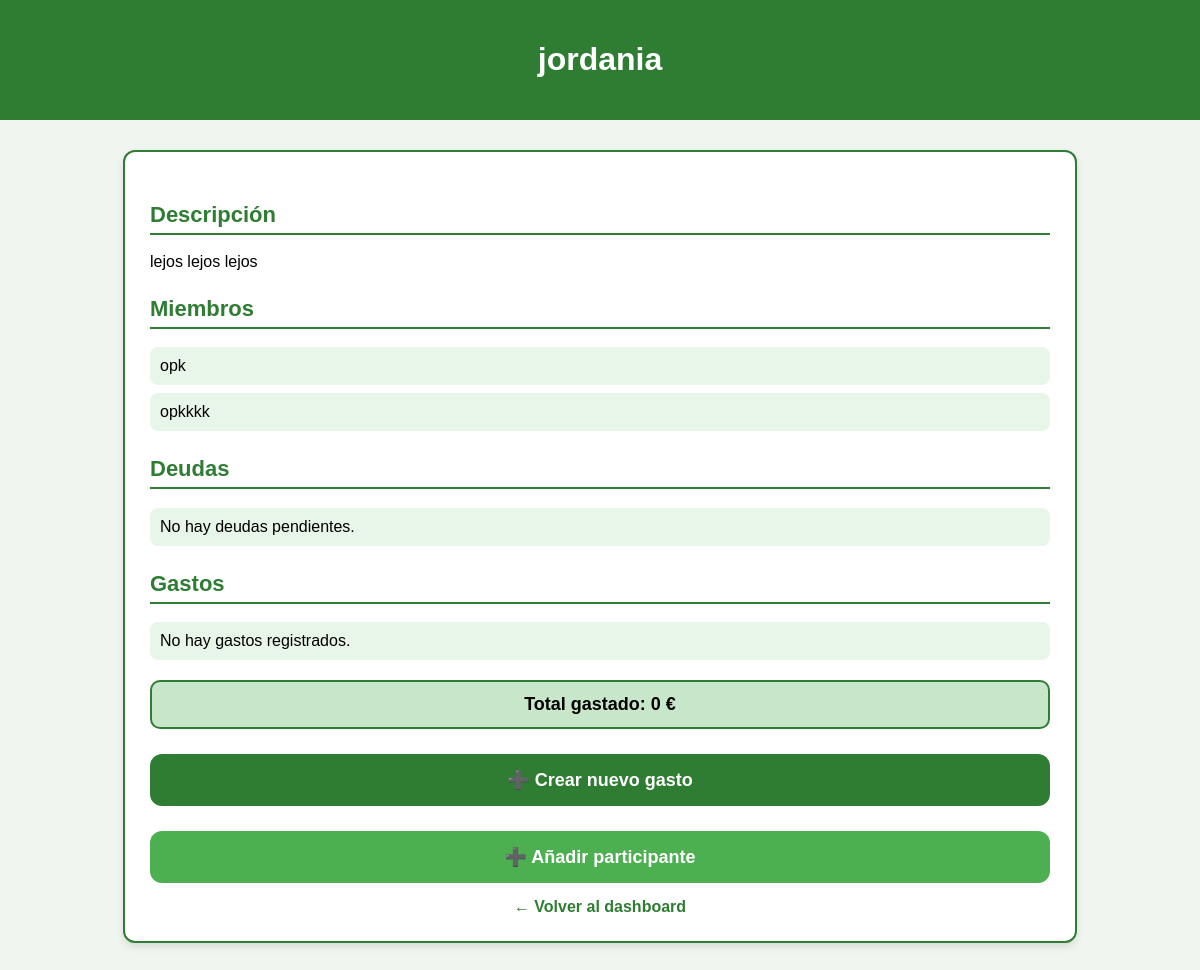
Screenshot of /lugares/12/ with the database file from the repository.
### trips/models.py (models this page shows, shortened)
class Lugar(models.Model):
    nombre = models.CharField(max_length=200)
    descripcion = models.TextField(blank=True)
    creado_en = models.DateTimeField(auto_now_add=True)

class MiembroLugar(models.Model):
    lugar = models.ForeignKey(Lugar, on_delete=models.CASCADE, related_name='miembros')
    usuario = models.ForeignKey(Usuario, on_delete=models.CASCADE)
    fecha_union = models.DateTimeField(auto_now_add=True)
    class Meta:
        unique_together = ('lugar', 'usuario')

### trips/views.py (the view, shortened to what this page needs)
# urls.py: path("lugares/<int:lugar_id>/", DetalleLugarView.as_view(), name="detalle_lugar"),
class DetalleLugarView(View):
    def get(self, request, lugar_id):
        lugar = get_object_or_404(Lugar, id=lugar_id)
        miembros = lugar.miembros.select_related('usuario')
        gastos = lugar.gastos.select_related('pagado_por').order_by('-fecha')
        total_gastos = sum([g.cantidad for g in gastos])
        moneda = gastos.first().moneda if gastos.exists() else "EUR"
        saldos = {m.usuario.id: Decimal('0.00') for m in miembros}
        deudores = {uid: s for uid, s in saldos.items() if s < 0}  # saldo negativo = debe
        acreedores = {uid: s for uid, s in saldos.items() if s > 0}  # saldo positivo = recibe
        deudas = []
        return render(request, "trips/detalle_lugar.html", {
            "lugar": lugar,
            "miembros": miembros,
            "gastos": gastos,
            "total_gastos": total_gastos,
            "moneda": moneda,
            "deudas": deudas
        })

### trips/templates/trips/detalle_lugar.html (shortened to what this page needs)
<!DOCTYPE html>
<html lang="es">
<head>
</head>
<body>
<header>
    <h1>{{ lugar.nombre }}</h1>
</header>
<div class="container">
    <h2 class="section-title">Descripción</h2>
    <p>{{ lugar.descripcion }}</p>
    <h2 class="section-title">Miembros</h2>
    <ul>
        {% for m in miembros %}
            <li>{{ m.usuario.username }}</li>
        {% empty %}
            <li>No hay miembros en este lugar.</li>
        {% endfor %}
    </ul>
    <h2 class="section-title">Deudas</h2>
<ul>
    {% if deudas %}
        {% for d in deudas %}
            <li>{{ d.de }} debe {{ d.cantidad }} € a {{ d.a }}</li>
        {% endfor %}
    {% else %}
        <li>No hay deudas pendientes.</li>
    {% endif %}
</ul>
    <h2 class="section-title">Gastos</h2>
    <ul>
        {% for gasto in gastos %}
            <li>
                <strong>{{ gasto.titulo }}</strong>
                - {{ gasto.cantidad }} {{ gasto.moneda }}
                (Pagado por: {{ gasto.pagado_por.username }})
                <ul class="gasto-sublist">
                    {% for parte in gasto.partes.all %}
                        <li>{{ parte.usuario.username }}: {{ parte.cantidad_parte }} €</li>
                    {% endfor %}
                </ul>
            </li>
        {% empty %}
            <li>No hay gastos registrados.</li>
        {% endfor %}
    </ul>
    <div class="total-box">
        Total gastado: {{ total_gastos }} €
    </div>
    <a href="{% url 'crear_gasto' lugar.id %}" class="btn">➕ Crear nuevo gasto</a>
    <a href="{% url 'anadir_participante' lugar.id %}" class="btn" style="background-color:#4caf50;">
        ➕ Añadir participante
    </a>
    <a href="/" class="back">← Volver al dashboard</a>
</div>
</body>
</html>

### trips/templates/trips/detalle_lugar.html (style rules this page uses)
body { margin: 0; padding: 0; font-family: Arial, sans-serif; background-color: #f0f5f0; }
header { background-color: #2e7d32; color: white; padding: 20px; text-align: center; }
.container { max-width: 900px; margin: 30px auto; background-color: white; padding: 25px; border-radius: 12px; border: 2px solid #2e7d32; box-shadow: 0 4px 8px rgba(0,0,0,0.1); }
.section-title { color: #2e7d32; font-size: 22px; margin-top: 25px; border-bottom: 2px solid #2e7d32; padding-bottom: 5px; }
ul { list-style: none; padding-left: 0; }
ul li { padding: 10px; background-color: #e8f5e9; margin-bottom: 8px; border-radius: 8px; }
.total-box { background-color: #c8e6c9; padding: 12px; border-radius: 10px; font-size: 18px; font-weight: bold; margin-top: 20px; text-align: center; border: 2px solid #2e7d32; }
.btn { display: block; text-align: center; background-color: #2e7d32; color: white; padding: 15px; border-radius: 12px; margin-top: 25px; font-size: 18px; text-decoration: none; font-weight: bold; transition: background-color 0.2s; }
.back { display: block; text-align: center; margin-top: 15px; font-weight: bold; color: #2e7d32; text-decoration: none; }

### rows the page displays
Lugar: nombre "jordania", descripcion "lejos lejos lejos"
MiembroLugar: usuario.username "opk"
MiembroLugar: usuario.username "opkkkk"

### other values shown
{{ total_gastos }} "0"
